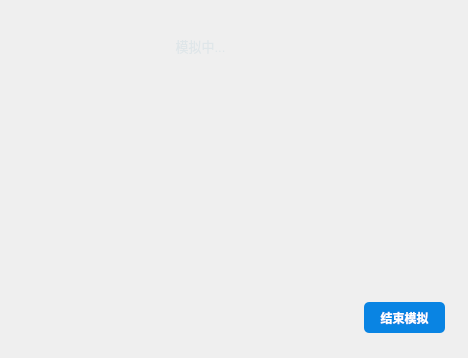
<?xml version="1.0" encoding="UTF-8"?>
<ui version="4.0">
 <class>SimPanelClass</class>
 <widget class="QWidget" name="SimPanelClass">
  <property name="geometry">
   <rect>
    <x>0</x>
    <y>0</y>
    <width>468</width>
    <height>358</height>
   </rect>
  </property>
  <property name="windowTitle">
   <string>SimPanel</string>
  </property>
  <widget class="QStackedWidget" name="stackedWidget">
   <property name="geometry">
    <rect>
     <x>20</x>
     <y>10</y>
     <width>451</width>
     <height>341</height>
    </rect>
   </property>
   <property name="styleSheet">
    <string notr="true">/* 面板整体样式 */
QWidget#TowerSimPanel {
    background-color: rgba(45, 52, 54, 230); /* 深灰色半透明 */
    border: 1px solid #636e72;
    border-radius: 8px;
}</string>
   </property>
   <property name="currentIndex">
    <number>2</number>
   </property>
   <widget class="QWidget" name="page0">
    <widget class="QLabel" name="lblTip">
     <property name="geometry">
      <rect>
       <x>130</x>
       <y>20</y>
       <width>201</width>
       <height>31</height>
      </rect>
     </property>
     <property name="styleSheet">
      <string notr="true">/* 文字标签 */
QLabel {
    color: #dfe6e9;
    font-family: &quot;Microsoft YaHei&quot;;
    font-size: 13px;
}</string>
     </property>
     <property name="text">
      <string>请通过拖拽手柄调整位置和旋转</string>
     </property>
     <property name="alignment">
      <set>Qt::AlignCenter</set>
     </property>
    </widget>
    <widget class="QPushButton" name="btnGoToSelect">
     <property name="geometry">
      <rect>
       <x>310</x>
       <y>290</y>
       <width>91</width>
       <height>31</height>
      </rect>
     </property>
     <property name="styleSheet">
      <string notr="true">/* 通用按钮 */
QPushButton {
    background-color: #0984e3;
    color: white;
    border-radius: 5px;
    padding: 8px 15px;
    font-weight: bold;
}
QPushButton:hover { background-color: #74b9ff; }
QPushButton:pressed { background-color: #0d2fb5; }</string>
     </property>
     <property name="text">
      <string>选择方向</string>
     </property>
    </widget>
   </widget>
   <widget class="QWidget" name="page_1">
    <widget class="QLabel" name="lblTip_2">
     <property name="geometry">
      <rect>
       <x>140</x>
       <y>30</y>
       <width>121</width>
       <height>31</height>
      </rect>
     </property>
     <property name="styleSheet">
      <string notr="true">/* 文字标签 */
QLabel {
    color: #dfe6e9;
    font-family: &quot;Microsoft YaHei&quot;;
    font-size: 13px;
}</string>
     </property>
     <property name="text">
      <string>请选择倒塌方向</string>
     </property>
     <property name="alignment">
      <set>Qt::AlignCenter</set>
     </property>
    </widget>
    <widget class="QWidget" name="gridLayoutWidget">
     <property name="geometry">
      <rect>
       <x>90</x>
       <y>90</y>
       <width>241</width>
       <height>121</height>
      </rect>
     </property>
     <layout class="QGridLayout" name="gridLayout">
      <item row="1" column="0">
       <widget class="QPushButton" name="btnFront">
        <property name="styleSheet">
         <string notr="true">/* 通用按钮 */
QPushButton {
    background-color: #0984e3;
    color: white;
    border-radius: 5px;
    padding: 8px 15px;
    font-weight: bold;
}
QPushButton:hover { background-color: #74b9ff; }
QPushButton:pressed { background-color: #0d2fb5; }</string>
        </property>
        <property name="text">
         <string>前</string>
        </property>
       </widget>
      </item>
      <item row="0" column="0">
       <widget class="QPushButton" name="btnLeft">
        <property name="styleSheet">
         <string notr="true">/* 通用按钮 */
QPushButton {
    background-color: #0984e3;
    color: white;
    border-radius: 5px;
    padding: 8px 15px;
    font-weight: bold;
}
QPushButton:hover { background-color: #74b9ff; }
QPushButton:pressed { background-color: #0d2fb5; }</string>
        </property>
        <property name="text">
         <string>左</string>
        </property>
       </widget>
      </item>
      <item row="1" column="1">
       <widget class="QPushButton" name="btnBack">
        <property name="styleSheet">
         <string notr="true">/* 通用按钮 */
QPushButton {
    background-color: #0984e3;
    color: white;
    border-radius: 5px;
    padding: 8px 15px;
    font-weight: bold;
}
QPushButton:hover { background-color: #74b9ff; }
QPushButton:pressed { background-color: #0d2fb5; }</string>
        </property>
        <property name="text">
         <string>后</string>
        </property>
       </widget>
      </item>
      <item row="0" column="1">
       <widget class="QPushButton" name="btnRight">
        <property name="styleSheet">
         <string notr="true">/* 通用按钮 */
QPushButton {
    background-color: #0984e3;
    color: white;
    border-radius: 5px;
    padding: 8px 15px;
    font-weight: bold;
}
QPushButton:hover { background-color: #74b9ff; }
QPushButton:pressed { background-color: #0d2fb5; }</string>
        </property>
        <property name="text">
         <string>右</string>
        </property>
       </widget>
      </item>
     </layout>
    </widget>
    <widget class="QPushButton" name="btnGoToSim">
     <property name="geometry">
      <rect>
       <x>290</x>
       <y>270</y>
       <width>101</width>
       <height>31</height>
      </rect>
     </property>
     <property name="styleSheet">
      <string notr="true">/* 通用按钮 */
QPushButton {
    background-color: #0984e3;
    color: white;
    border-radius: 5px;
    padding: 8px 15px;
    font-weight: bold;
}
QPushButton:hover { background-color: #74b9ff; }
QPushButton:pressed { background-color: #0d2fb5; }</string>
     </property>
     <property name="text">
      <string>开始模拟</string>
     </property>
    </widget>
   </widget>
   <widget class="QWidget" name="page_2">
    <widget class="QLabel" name="lblTip_3">
     <property name="geometry">
      <rect>
       <x>120</x>
       <y>20</y>
       <width>121</width>
       <height>31</height>
      </rect>
     </property>
     <property name="styleSheet">
      <string notr="true">/* 文字标签 */
QLabel {
    color: #dfe6e9;
    font-family: &quot;Microsoft YaHei&quot;;
    font-size: 13px;
}</string>
     </property>
     <property name="text">
      <string>模拟中...</string>
     </property>
     <property name="alignment">
      <set>Qt::AlignCenter</set>
     </property>
    </widget>
    <widget class="QPushButton" name="btnExit">
     <property name="geometry">
      <rect>
       <x>344</x>
       <y>292</y>
       <width>81</width>
       <height>31</height>
      </rect>
     </property>
     <property name="styleSheet">
      <string notr="true">/* 通用按钮 */
QPushButton {
    background-color: #0984e3;
    color: white;
    border-radius: 5px;
    padding: 8px 15px;
    font-weight: bold;
}
QPushButton:hover { background-color: #74b9ff; }
QPushButton:pressed { background-color: #0d2fb5; }</string>
     </property>
     <property name="text">
      <string>结束模拟</string>
     </property>
    </widget>
   </widget>
  </widget>
 </widget>
 <layoutdefault spacing="6" margin="11"/>
 <resources/>
 <connections/>
</ui>
